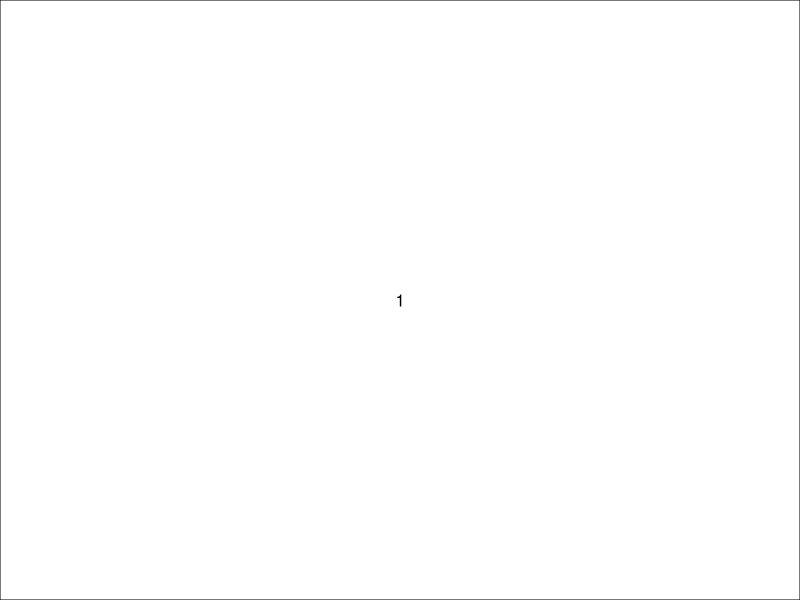
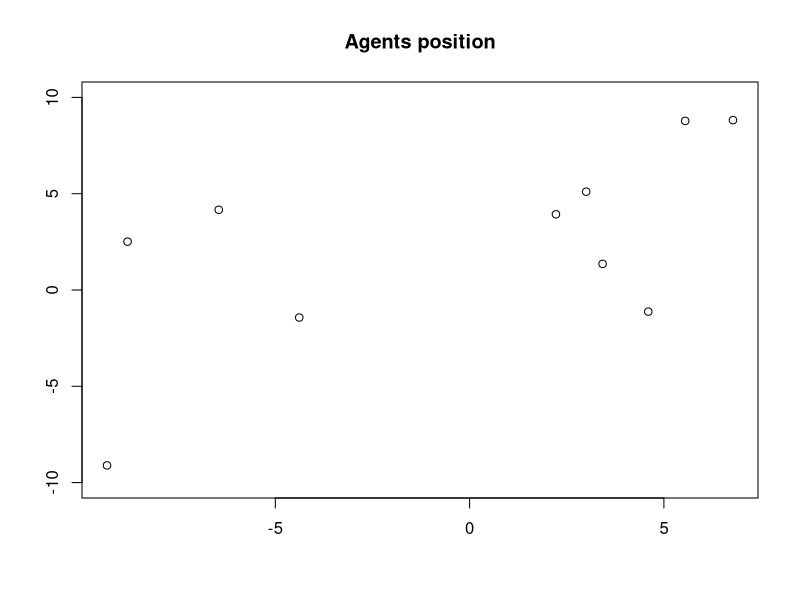
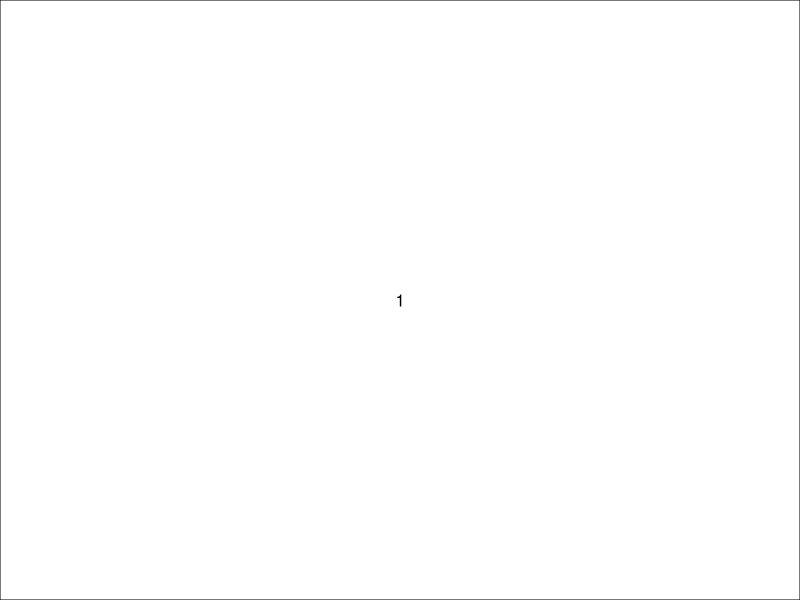
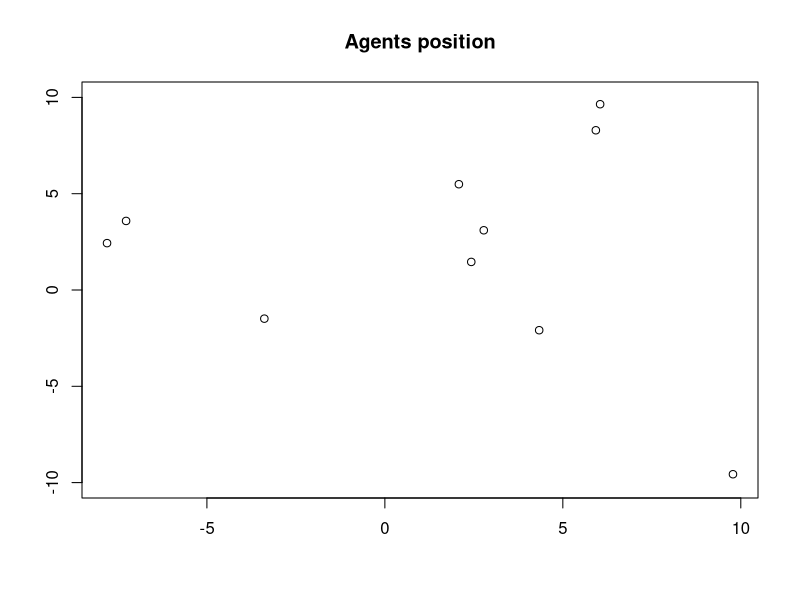
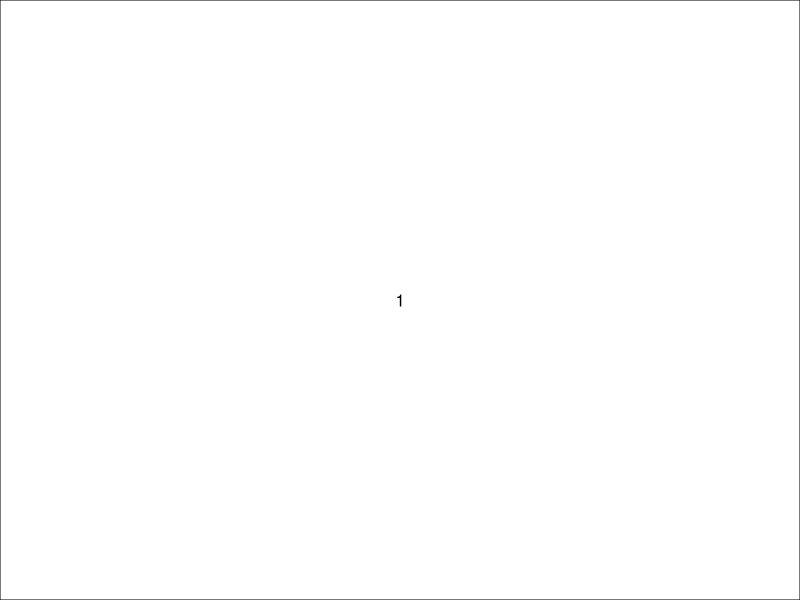
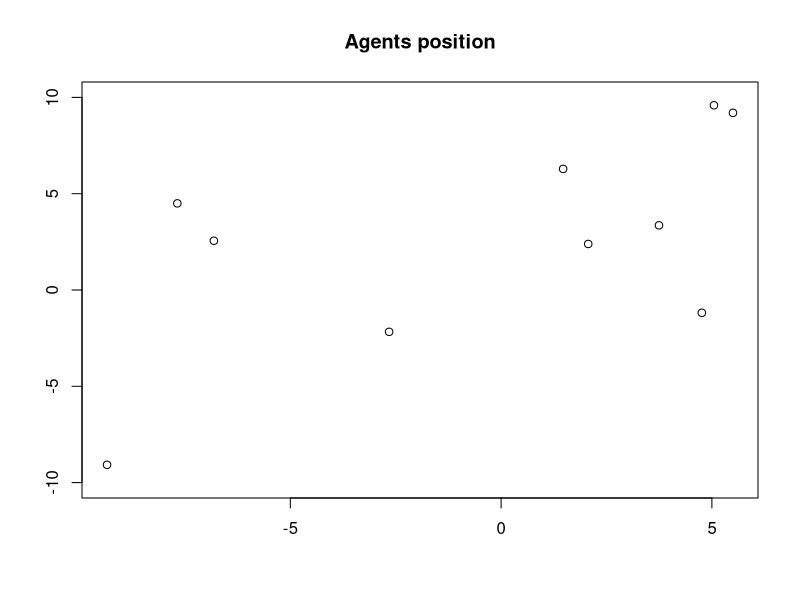
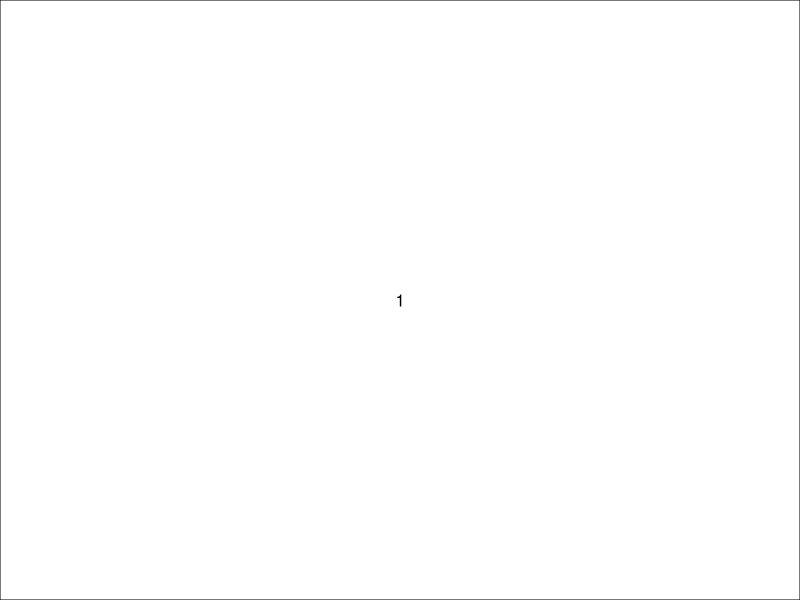
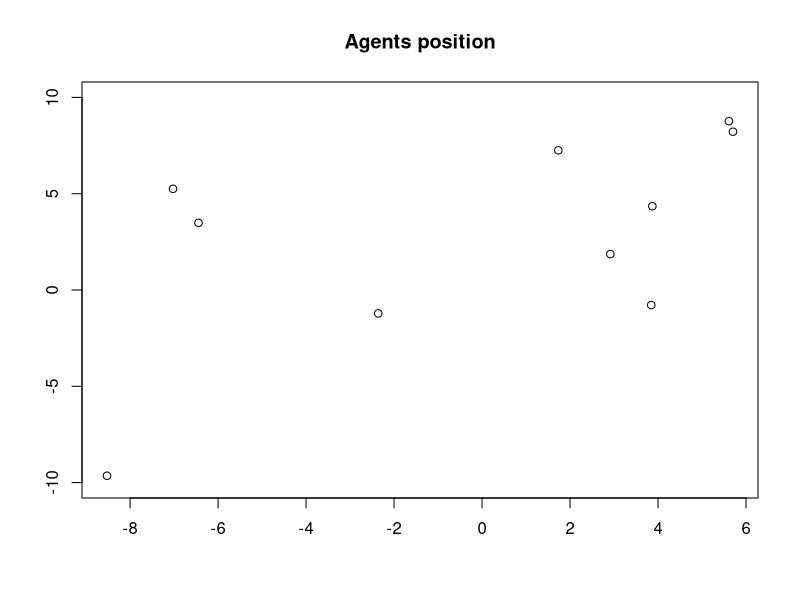

The R source for these figures, in order:
#Running around function
wandering<-function(agents){
  #Select each agent randomly
  randIndex = sample(nrow(agents))
  for(i in 1:nrow(agents)){
    #For each agent
    ind<-randIndex[i]
    #Decide a direction
    angle<-runif(1,min= 0,max= 2)*pi
    #Compute where they are going (assuming a distance to be travelled equal to 1)
    agents$x[ind]<-agents$x[ind]+cos(angle)
    agents$y[ind]<-agents$y[ind]+sin(angle)
    #Make sure that the agents stay in the matrix
    if(agents$x[ind]>10)
      agents$x[ind]<-agents$x[ind]-20
    if(agents$x[ind]<(-10))
      agents$x[ind]<-agents$x[ind]+20
    if(agents$y[ind]>10)
      agents$y[ind]<-agents$y[ind]-20
    if(agents$y[ind]<(-10))
      agents$y[ind]<-agents$y[ind]+20
    
  }
  #Sends the agents matrix back (after having changed their characteristics)
  return(agents)
}

runModel<-function(nTime=100,nAgents=10){
  #Creates agent matrix
  agents<-as.data.frame(matrix(NA,nrow=nAgents,ncol=2,dimnames=list(NULL,c("x","y"))))
  #Initialise agents randomly in the matrix
  agents$x<-runif(nAgents,-10,10)
  agents$y<-runif(nAgents,-10,10)
  #Simulations
  for(t in 1:nTime){
    #Have agents running around
    agents<-wandering(agents)
    #Show where they are
    layout(matrix(c(1), 1, 1))
    layout.show(1)
    plot(agents$x,agents$y,type='p',main="Agents position",xlab="",ylab="",ylim = c(-10,10))
    Sys.sleep(0.1)
  }
}

runModel(nTime=20,nAgents=10)